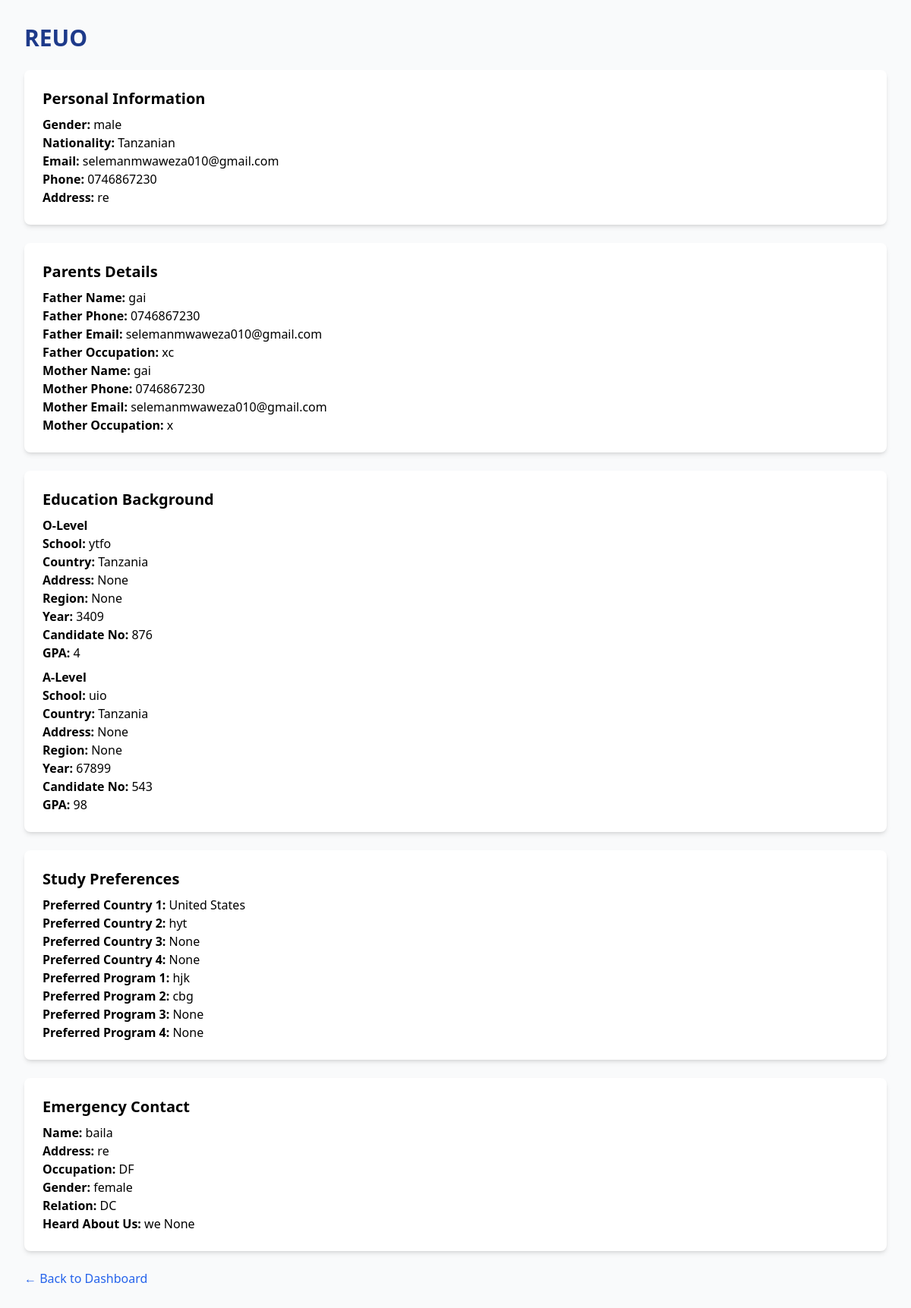
Screenshot of /employee/application/14/ (signed in) with the database file from the repository.
### global_agency/models.py (models this page shows, shortened)
class StudentApplication(models.Model):
    full_name = models.CharField(max_length=150)
    gender = models.CharField(max_length=20, choices=[
        ('male', 'Male'),
        ('female', 'Female'),
        ('other', 'Other'),
    ])
    nationality = models.CharField(max_length=100, default="Tanzanian")
    email = models.EmailField()
    phone = models.CharField(max_length=50)
    address = models.TextField()
    father_name = models.CharField(max_length=150, blank=True, null=True)
    father_phone = models.CharField(max_length=50, blank=True, null=True)
    father_email = models.EmailField(blank=True, null=True)
    father_occupation = models.CharField(max_length=150, blank=True, null=True)
    mother_name = models.CharField(max_length=150, blank=True, null=True)
    mother_phone = models.CharField(max_length=50, blank=True, null=True)
    mother_email = models.EmailField(blank=True, null=True)
    mother_occupation = models.CharField(max_length=150, blank=True, null=True)
    olevel_school = models.CharField(max_length=150, blank=True, null=True)
    olevel_country = models.CharField(max_length=100, default="Tanzania")
    olevel_address = models.CharField(max_length=255, blank=True, null=True)
    olevel_region = models.CharField(max_length=100, blank=True, null=True)
    olevel_year = models.CharField(max_length=10, blank=True, null=True)
    olevel_candidate_no = models.CharField(max_length=50, blank=True, null=True)
    olevel_gpa = models.CharField(max_length=20, blank=True, null=True)
    alevel_school = models.CharField(max_length=150, blank=True, null=True)
    alevel_country = models.CharField(max_length=100, default="Tanzania")
    alevel_address = models.CharField(max_length=255, blank=True, null=True)
    alevel_region = models.CharField(max_length=100, blank=True, null=True)
    alevel_year = models.CharField(max_length=10, blank=True, null=True)
    alevel_candidate_no = models.CharField(max_length=50, blank=True, null=True)
    alevel_gpa = models.CharField(max_length=20, blank=True, null=True)
    preferred_country_1 = models.CharField(max_length=100, blank=True, null=True)
    preferred_country_2 = models.CharField(max_length=100, blank=True, null=True)
    preferred_country_3 = models.CharField(max_length=100, blank=True, null=True)
    preferred_country_4 = models.CharField(max_length=100, blank=True, null=True)
    preferred_program_1 = models.CharField(max_length=100, blank=True, null=True)
    preferred_program_2 = models.CharField(max_length=100, blank=True, null=True)
    preferred_program_3 = models.CharField(max_length=100, blank=True, null=True)
    preferred_program_4 = models.CharField(max_length=100, blank=True, null=True)
    emergency_name = models.CharField(max_length=150)
    emergency_address = models.TextField()
    emergency_occupation = models.CharField(max_length=100, blank=True, null=True)
    emergency_gender = models.CharField(max_length=20, choices=[
        ('male', 'Male'),
        ('female', 'Female'),
        ('other', 'Other'),
    ])
    emergency_relation = models.CharField(max_length=100)
    heard_about_us = models.CharField(max_length=100, blank=True, null=True)
    heard_about_other = models.CharField(max_length=255, blank=True, null=True)
    created_at = models.DateTimeField(auto_now_add=True)

### employee/views.py (the view)
# urls.py: path('application/<int:pk>/', views.application_detail, name='application_detail'),
@login_required
def application_detail(request, pk):
    application = get_object_or_404(StudentApplication, pk=pk)
    return render(request, 'employee/application_detail.html', {'application': application})

### employee/templates/employee/application_detail.html (shortened to what this page needs)
{% load static %}
<!DOCTYPE html>
<html lang="en">
<head>
    <script src="https://cdn.tailwindcss.com"></script>
</head>
<body class="bg-gray-50 font-sans p-8">
    <h1 class="text-3xl font-bold text-blue-900 mb-6">{{ application.full_name }}</h1>
    <section class="bg-white p-6 rounded-lg shadow-md mb-6">
        <h2 class="text-xl font-semibold mb-2">Personal Information</h2>
        <p><strong>Gender:</strong> {{ application.gender }}</p>
        <p><strong>Nationality:</strong> {{ application.nationality }}</p>
        <p><strong>Email:</strong> {{ application.email }}</p>
        <p><strong>Phone:</strong> {{ application.phone }}</p>
        <p><strong>Address:</strong> {{ application.address }}</p>
    </section>
    <section class="bg-white p-6 rounded-lg shadow-md mb-6">
        <h2 class="text-xl font-semibold mb-2">Parents Details</h2>
        <p><strong>Father Name:</strong> {{ application.father_name }}</p>
        <p><strong>Father Phone:</strong> {{ application.father_phone }}</p>
        <p><strong>Father Email:</strong> {{ application.father_email }}</p>
        <p><strong>Father Occupation:</strong> {{ application.father_occupation }}</p>
        <p><strong>Mother Name:</strong> {{ application.mother_name }}</p>
        <p><strong>Mother Phone:</strong> {{ application.mother_phone }}</p>
        <p><strong>Mother Email:</strong> {{ application.mother_email }}</p>
        <p><strong>Mother Occupation:</strong> {{ application.mother_occupation }}</p>
    </section>
    <section class="bg-white p-6 rounded-lg shadow-md mb-6">
        <h2 class="text-xl font-semibold mb-2">Education Background</h2>
        <h3 class="font-semibold mt-2">O-Level</h3>
        <p><strong>School:</strong> {{ application.olevel_school }}</p>
        <p><strong>Country:</strong> {{ application.olevel_country }}</p>
        <p><strong>Address:</strong> {{ application.olevel_address }}</p>
        <p><strong>Region:</strong> {{ application.olevel_region }}</p>
        <p><strong>Year:</strong> {{ application.olevel_year }}</p>
        <p><strong>Candidate No:</strong> {{ application.olevel_candidate_no }}</p>
        <p><strong>GPA:</strong> {{ application.olevel_gpa }}</p>
        <h3 class="font-semibold mt-2">A-Level</h3>
        <p><strong>School:</strong> {{ application.alevel_school }}</p>
        <p><strong>Country:</strong> {{ application.alevel_country }}</p>
        <p><strong>Address:</strong> {{ application.alevel_address }}</p>
        <p><strong>Region:</strong> {{ application.alevel_region }}</p>
        <p><strong>Year:</strong> {{ application.alevel_year }}</p>
        <p><strong>Candidate No:</strong> {{ application.alevel_candidate_no }}</p>
        <p><strong>GPA:</strong> {{ application.alevel_gpa }}</p>
    </section>
    <section class="bg-white p-6 rounded-lg shadow-md mb-6">
        <h2 class="text-xl font-semibold mb-2">Study Preferences</h2>
        <p><strong>Preferred Country 1:</strong> {{ application.preferred_country_1 }}</p>
        <p><strong>Preferred Country 2:</strong> {{ application.preferred_country_2 }}</p>
        <p><strong>Preferred Country 3:</strong> {{ application.preferred_country_3 }}</p>
        <p><strong>Preferred Country 4:</strong> {{ application.preferred_country_4 }}</p>
        <p><strong>Preferred Program 1:</strong> {{ application.preferred_program_1 }}</p>
        <p><strong>Preferred Program 2:</strong> {{ application.preferred_program_2 }}</p>
        <p><strong>Preferred Program 3:</strong> {{ application.preferred_program_3 }}</p>
        <p><strong>Preferred Program 4:</strong> {{ application.preferred_program_4 }}</p>
    </section>
    <section class="bg-white p-6 rounded-lg shadow-md mb-6">
        <h2 class="text-xl font-semibold mb-2">Emergency Contact</h2>
        <p><strong>Name:</strong> {{ application.emergency_name }}</p>
        <p><strong>Address:</strong> {{ application.emergency_address }}</p>
        <p><strong>Occupation:</strong> {{ application.emergency_occupation }}</p>
        <p><strong>Gender:</strong> {{ application.emergency_gender }}</p>
        <p><strong>Relation:</strong> {{ application.emergency_relation }}</p>
        <p><strong>Heard About Us:</strong> {{ application.heard_about_us }} {{ application.heard_about_other }}</p>
    </section>
    <a href="{% url 'employee:employee_dashboard' %}" class="text-blue-600 hover:underline">← Back to Dashboard</a>
</body>
</html>

### rows the page displays
StudentApplication: full_name "REUO", gender "male", nationality "Tanzanian", email "selemanmwaweza010@gmail.com", phone "0746867230", address "re", father_name "gai", father_phone "0746867230", father_email "selemanmwaweza010@gmail.com", father_occupation "xc", mother_name "gai", mother_phone "0746867230", mother_email "selemanmwaweza010@gmail.com", mother_occupation "x", olevel_school "ytfo", olevel_country "Tanzania", olevel_address "None", olevel_region "None", olevel_year "3409", olevel_candidate_no "876", olevel_gpa "4", alevel_school "uio", alevel_country "Tanzania", alevel_address "None", alevel_region "None", alevel_year "67899", alevel_candidate_no "543", alevel_gpa "98", preferred_country_1 "United States", preferred_country_2 "hyt", preferred_country_3 "None", preferred_country_4 "None", preferred_program_1 "hjk", preferred_program_2 "cbg", preferred_program_3 "None", preferred_program_4 "None", emergency_name "baila", emergency_address "re", emergency_occupation "DF", emergency_gender "female", emergency_relation "DC", heard_about_us "we", heard_about_other "None"
